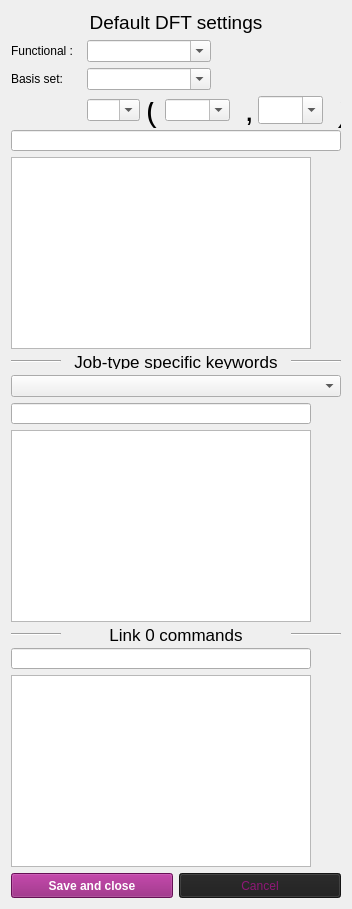
      <widget class="QWidget" name="tab_5">
       <attribute name="title">
        <string>Gaussian</string>
       </attribute>
       <layout class="QVBoxLayout" name="verticalLayout_22">
        <item>
         <layout class="QGridLayout" name="gridLayout_27">
          <item row="0" column="0">
           <spacer name="horizontalSpacer_25">
            <property name="orientation">
             <enum>Qt::Horizontal</enum>
            </property>
            <property name="sizeHint" stdset="0">
             <size>
              <width>40</width>
              <height>20</height>
             </size>
            </property>
           </spacer>
          </item>
          <item row="0" column="1">
           <widget class="QLabel" name="DFT_label_16">
            <property name="sizePolicy">
             <sizepolicy hsizetype="Expanding" vsizetype="Preferred">
              <horstretch>100</horstretch>
              <verstretch>0</verstretch>
             </sizepolicy>
            </property>
            <property name="minimumSize">
             <size>
              <width>100</width>
              <height>0</height>
             </size>
            </property>
            <property name="maximumSize">
             <size>
              <width>300</width>
              <height>31</height>
             </size>
            </property>
            <property name="font">
             <font>
              <pointsize>14</pointsize>
             </font>
            </property>
            <property name="text">
             <string>Default DFT settings</string>
            </property>
            <property name="alignment">
             <set>Qt::AlignCenter</set>
            </property>
           </widget>
          </item>
          <item row="0" column="2">
           <spacer name="horizontalSpacer_26">
            <property name="orientation">
             <enum>Qt::Horizontal</enum>
            </property>
            <property name="sizeHint" stdset="0">
             <size>
              <width>40</width>
              <height>20</height>
             </size>
            </property>
           </spacer>
          </item>
         </layout>
        </item>
        <item>
         <layout class="QGridLayout" name="gridLayout_28">
          <item row="0" column="0">
           <widget class="QLabel" name="funct_label_6">
            <property name="minimumSize">
             <size>
              <width>70</width>
              <height>0</height>
             </size>
            </property>
            <property name="maximumSize">
             <size>
              <width>70</width>
              <height>16777215</height>
             </size>
            </property>
            <property name="text">
             <string>Functional :</string>
            </property>
           </widget>
          </item>
          <item row="0" column="1">
           <widget class="QComboBox" name="comboBox_funct_gauss">
            <property name="minimumSize">
             <size>
              <width>100</width>
              <height>0</height>
             </size>
            </property>
            <property name="maximumSize">
             <size>
              <width>16777215</width>
              <height>16777215</height>
             </size>
            </property>
            <property name="editable">
             <bool>true</bool>
            </property>
           </widget>
          </item>
          <item row="1" column="0">
           <widget class="QLabel" name="basis_label_6">
            <property name="minimumSize">
             <size>
              <width>70</width>
              <height>0</height>
             </size>
            </property>
            <property name="maximumSize">
             <size>
              <width>70</width>
              <height>16777215</height>
             </size>
            </property>
            <property name="text">
             <string>Basis set:</string>
            </property>
           </widget>
          </item>
          <item row="1" column="1">
           <widget class="QComboBox" name="basis1_comboBox_gauss">
            <property name="minimumSize">
             <size>
              <width>100</width>
              <height>0</height>
             </size>
            </property>
            <property name="maximumSize">
             <size>
              <width>16777215</width>
              <height>16777215</height>
             </size>
            </property>
            <property name="editable">
             <bool>true</bool>
            </property>
           </widget>
          </item>
          <item row="2" column="1" colspan="2">
           <layout class="QGridLayout" name="gridLayout_29">
            <property name="verticalSpacing">
             <number>-1</number>
            </property>
            <item row="0" column="0">
             <widget class="QComboBox" name="basis2_comboBox_gauss">
              <property name="minimumSize">
               <size>
                <width>53</width>
                <height>0</height>
               </size>
              </property>
              <property name="maximumSize">
               <size>
                <width>53</width>
                <height>16777215</height>
               </size>
              </property>
              <property name="editable">
               <bool>true</bool>
              </property>
             </widget>
            </item>
            <item row="0" column="1">
             <widget class="QLabel" name="label_14">
              <property name="minimumSize">
               <size>
                <width>13</width>
                <height>26</height>
               </size>
              </property>
              <property name="maximumSize">
               <size>
                <width>13</width>
                <height>16</height>
               </size>
              </property>
              <property name="font">
               <font>
                <pointsize>24</pointsize>
               </font>
              </property>
              <property name="text">
               <string>(</string>
              </property>
              <property name="alignment">
               <set>Qt::AlignBottom|Qt::AlignLeading|Qt::AlignLeft</set>
              </property>
             </widget>
            </item>
            <item row="0" column="2">
             <widget class="QComboBox" name="basis3_comboBox_gauss">
              <property name="sizePolicy">
               <sizepolicy hsizetype="Fixed" vsizetype="Fixed">
                <horstretch>0</horstretch>
                <verstretch>0</verstretch>
               </sizepolicy>
              </property>
              <property name="minimumSize">
               <size>
                <width>65</width>
                <height>0</height>
               </size>
              </property>
              <property name="maximumSize">
               <size>
                <width>65</width>
                <height>16777215</height>
               </size>
              </property>
              <property name="editable">
               <bool>true</bool>
              </property>
             </widget>
            </item>
            <item row="0" column="3">
             <widget class="QLabel" name="label_15">
              <property name="minimumSize">
               <size>
                <width>16</width>
                <height>26</height>
               </size>
              </property>
              <property name="maximumSize">
               <size>
                <width>16</width>
                <height>16</height>
               </size>
              </property>
              <property name="font">
               <font>
                <pointsize>24</pointsize>
               </font>
              </property>
              <property name="text">
               <string> ,</string>
              </property>
              <property name="alignment">
               <set>Qt::AlignBottom|Qt::AlignLeading|Qt::AlignLeft</set>
              </property>
             </widget>
            </item>
            <item row="0" column="4">
             <widget class="QComboBox" name="basis4_comboBox_gauss">
              <property name="sizePolicy">
               <sizepolicy hsizetype="Fixed" vsizetype="Fixed">
                <horstretch>0</horstretch>
                <verstretch>0</verstretch>
               </sizepolicy>
              </property>
              <property name="minimumSize">
               <size>
                <width>65</width>
                <height>0</height>
               </size>
              </property>
              <property name="maximumSize">
               <size>
                <width>51</width>
                <height>16777215</height>
               </size>
              </property>
              <property name="font">
               <font>
                <pointsize>13</pointsize>
               </font>
              </property>
              <property name="editable">
               <bool>true</bool>
              </property>
             </widget>
            </item>
            <item row="0" column="5">
             <widget class="QLabel" name="label_16">
              <property name="minimumSize">
               <size>
                <width>12</width>
                <height>26</height>
               </size>
              </property>
              <property name="maximumSize">
               <size>
                <width>12</width>
                <height>16</height>
               </size>
              </property>
              <property name="font">
               <font>
                <pointsize>24</pointsize>
               </font>
              </property>
              <property name="text">
               <string> )</string>
              </property>
              <property name="alignment">
               <set>Qt::AlignBottom|Qt::AlignLeading|Qt::AlignLeft</set>
              </property>
             </widget>
            </item>
           </layout>
          </item>
         </layout>
        </item>
        <item>
         <widget class="QLineEdit" name="additionalKeys1_gauss">
          <property name="minimumSize">
           <size>
            <width>190</width>
            <height>21</height>
           </size>
          </property>
          <property name="maximumSize">
           <size>
            <width>16777215</width>
            <height>21</height>
           </size>
          </property>
          <property name="font">
           <font>
            <italic>true</italic>
           </font>
          </property>
          <property name="text">
           <string/>
          </property>
         </widget>
        </item>
        <item>
         <layout class="QHBoxLayout" name="horizontalLayout_20">
          <item>
           <widget class="QListWidget" name="add_DFT_list1_gauss">
            <property name="minimumSize">
             <size>
              <width>190</width>
              <height>50</height>
             </size>
            </property>
            <property name="maximumSize">
             <size>
              <width>16777215</width>
              <height>200</height>
             </size>
            </property>
           </widget>
          </item>
          <item>
           <layout class="QVBoxLayout" name="verticalLayout_29">
            <item>
             <widget class="QPushButton" name="add_1_gauss">
              <property name="minimumSize">
               <size>
                <width>24</width>
                <height>24</height>
               </size>
              </property>
              <property name="maximumSize">
               <size>
                <width>24</width>
                <height>24</height>
               </size>
              </property>
              <property name="text">
               <string/>
              </property>
              <property name="icon">
               <iconset>
                <normaloff>:/24x24/resources/icons/arrow-plus.png</normaloff>:/24x24/resources/icons/arrow-plus.png</iconset>
              </property>
              <property name="iconSize">
               <size>
                <width>24</width>
                <height>24</height>
               </size>
              </property>
              <property name="flat">
               <bool>true</bool>
              </property>
             </widget>
            </item>
            <item>
             <widget class="QPushButton" name="del_1_gauss">
              <property name="minimumSize">
               <size>
                <width>24</width>
                <height>24</height>
               </size>
              </property>
              <property name="maximumSize">
               <size>
                <width>24</width>
                <height>24</height>
               </size>
              </property>
              <property name="text">
               <string/>
              </property>
              <property name="icon">
               <iconset>
                <normaloff>:/24x24/resources/icons/arrow-minus.png</normaloff>:/24x24/resources/icons/arrow-minus.png</iconset>
              </property>
              <property name="iconSize">
               <size>
                <width>24</width>
                <height>24</height>
               </size>
              </property>
              <property name="flat">
               <bool>true</bool>
              </property>
             </widget>
            </item>
           </layout>
          </item>
         </layout>
        </item>
        <item>
         <layout class="QHBoxLayout" name="horizontalLayout_22">
          <item>
           <widget class="Line" name="line_31">
            <property name="minimumSize">
             <size>
              <width>50</width>
              <height>0</height>
             </size>
            </property>
            <property name="maximumSize">
             <size>
              <width>50</width>
              <height>16777215</height>
             </size>
            </property>
            <property name="orientation">
             <enum>Qt::Horizontal</enum>
            </property>
           </widget>
          </item>
          <item>
           <widget class="QLabel" name="DFT_label_18">
            <property name="sizePolicy">
             <sizepolicy hsizetype="Expanding" vsizetype="Preferred">
              <horstretch>150</horstretch>
              <verstretch>0</verstretch>
             </sizepolicy>
            </property>
            <property name="minimumSize">
             <size>
              <width>120</width>
              <height>0</height>
             </size>
            </property>
            <property name="maximumSize">
             <size>
              <width>300</width>
              <height>14</height>
             </size>
            </property>
            <property name="font">
             <font>
              <pointsize>13</pointsize>
             </font>
            </property>
            <property name="text">
             <string>Job-type specific keywords</string>
            </property>
            <property name="alignment">
             <set>Qt::AlignCenter</set>
            </property>
           </widget>
          </item>
          <item>
           <widget class="Line" name="line_32">
            <property name="minimumSize">
             <size>
              <width>50</width>
              <height>0</height>
             </size>
            </property>
            <property name="maximumSize">
             <size>
              <width>50</width>
              <height>16777215</height>
             </size>
            </property>
            <property name="orientation">
             <enum>Qt::Horizontal</enum>
            </property>
           </widget>
          </item>
         </layout>
        </item>
        <item>
         <layout class="QVBoxLayout" name="verticalLayout_25">
          <item>
           <widget class="QComboBox" name="job_type_comboBox_gauss">
            <property name="minimumSize">
             <size>
              <width>100</width>
              <height>0</height>
             </size>
            </property>
            <property name="maximumSize">
             <size>
              <width>16777215</width>
              <height>16777215</height>
             </size>
            </property>
            <property name="editable">
             <bool>false</bool>
            </property>
           </widget>
          </item>
          <item>
           <layout class="QGridLayout" name="gridLayout_33">
            <item row="0" column="0">
             <widget class="QLineEdit" name="additionalKeys2_gauss">
              <property name="minimumSize">
               <size>
                <width>190</width>
                <height>21</height>
               </size>
              </property>
              <property name="maximumSize">
               <size>
                <width>16777215</width>
                <height>21</height>
               </size>
              </property>
              <property name="font">
               <font>
                <italic>true</italic>
               </font>
              </property>
              <property name="text">
               <string/>
              </property>
             </widget>
            </item>
            <item row="1" column="0">
             <widget class="QListWidget" name="add_DFT_list2_gauss_2">
              <property name="minimumSize">
               <size>
                <width>190</width>
                <height>50</height>
               </size>
              </property>
              <property name="maximumSize">
               <size>
                <width>16777215</width>
                <height>16777215</height>
               </size>
              </property>
             </widget>
            </item>
            <item row="1" column="1">
             <layout class="QVBoxLayout" name="verticalLayout_26">
              <item>
               <widget class="QPushButton" name="add_2_gauss">
                <property name="minimumSize">
                 <size>
                  <width>24</width>
                  <height>24</height>
                 </size>
                </property>
                <property name="maximumSize">
                 <size>
                  <width>24</width>
                  <height>24</height>
                 </size>
                </property>
                <property name="text">
                 <string/>
                </property>
                <property name="icon">
                 <iconset>
                  <normaloff>:/24x24/resources/icons/arrow-plus.png</normaloff>:/24x24/resources/icons/arrow-plus.png</iconset>
                </property>
                <property name="iconSize">
                 <size>
                  <width>24</width>
                  <height>24</height>
                 </size>
                </property>
                <property name="flat">
                 <bool>true</bool>
                </property>
               </widget>
              </item>
              <item>
               <widget class="QPushButton" name="del_2_gauss">
                <property name="minimumSize">
                 <size>
                  <width>24</width>
                  <height>24</height>
                 </size>
                </property>
                <property name="maximumSize">
                 <size>
                  <width>24</width>
                  <height>24</height>
                 </size>
                </property>
                <property name="text">
                 <string/>
                </property>
                <property name="icon">
                 <iconset>
                  <normaloff>:/24x24/resources/icons/arrow-minus.png</normaloff>:/24x24/resources/icons/arrow-minus.png</iconset>
                </property>
                <property name="iconSize">
                 <size>
                  <width>24</width>
                  <height>24</height>
                 </size>
                </property>
                <property name="flat">
                 <bool>true</bool>
                </property>
               </widget>
              </item>
             </layout>
            </item>
           </layout>
          </item>
         </layout>
        </item>
        <item>
         <layout class="QHBoxLayout" name="horizontalLayout_23">
          <item>
           <widget class="Line" name="line_33">
            <property name="minimumSize">
             <size>
              <width>50</width>
              <height>0</height>
             </size>
            </property>
            <property name="maximumSize">
             <size>
              <width>50</width>
              <height>16777215</height>
             </size>
            </property>
            <property name="orientation">
             <enum>Qt::Horizontal</enum>
            </property>
           </widget>
          </item>
          <item>
           <widget class="QLabel" name="DFT_label_19">
            <property name="sizePolicy">
             <sizepolicy hsizetype="Expanding" vsizetype="Preferred">
              <horstretch>150</horstretch>
              <verstretch>0</verstretch>
             </sizepolicy>
            </property>
            <property name="minimumSize">
             <size>
              <width>120</width>
              <height>0</height>
             </size>
            </property>
            <property name="maximumSize">
             <size>
              <width>300</width>
              <height>14</height>
             </size>
            </property>
            <property name="font">
             <font>
              <pointsize>13</pointsize>
             </font>
            </property>
            <property name="text">
             <string>Link 0 commands</string>
            </property>
            <property name="alignment">
             <set>Qt::AlignCenter</set>
            </property>
           </widget>
          </item>
          <item>
           <widget class="Line" name="line_34">
            <property name="minimumSize">
             <size>
              <width>50</width>
              <height>0</height>
             </size>
            </property>
            <property name="maximumSize">
             <size>
              <width>50</width>
              <height>16777215</height>
             </size>
            </property>
            <property name="orientation">
             <enum>Qt::Horizontal</enum>
            </property>
           </widget>
          </item>
         </layout>
        </item>
        <item>
         <layout class="QVBoxLayout" name="verticalLayout_27">
          <item>
           <layout class="QGridLayout" name="gridLayout_34">
            <item row="0" column="0">
             <widget class="QLineEdit" name="additionalKeys3_gauss">
              <property name="minimumSize">
               <size>
                <width>190</width>
                <height>21</height>
               </size>
              </property>
              <property name="maximumSize">
               <size>
                <width>16777215</width>
                <height>21</height>
               </size>
              </property>
              <property name="font">
               <font>
                <italic>true</italic>
               </font>
              </property>
              <property name="text">
               <string/>
              </property>
             </widget>
            </item>
            <item row="1" column="0">
             <widget class="QListWidget" name="add_DFT_list3_gauss">
              <property name="minimumSize">
               <size>
                <width>190</width>
                <height>50</height>
               </size>
              </property>
              <property name="maximumSize">
               <size>
                <width>16777215</width>
                <height>16777215</height>
               </size>
              </property>
             </widget>
            </item>
            <item row="1" column="1">
             <layout class="QVBoxLayout" name="verticalLayout_28">
              <item>
               <widget class="QPushButton" name="add_3_gauss">
                <property name="minimumSize">
                 <size>
                  <width>24</width>
                  <height>24</height>
                 </size>
                </property>
                <property name="maximumSize">
                 <size>
                  <width>24</width>
                  <height>24</height>
                 </size>
                </property>
                <property name="text">
                 <string/>
                </property>
                <property name="icon">
                 <iconset>
                  <normaloff>:/24x24/resources/icons/arrow-plus.png</normaloff>:/24x24/resources/icons/arrow-plus.png</iconset>
                </property>
                <property name="iconSize">
                 <size>
                  <width>24</width>
                  <height>24</height>
                 </size>
                </property>
                <property name="flat">
                 <bool>true</bool>
                </property>
               </widget>
              </item>
              <item>
               <widget class="QPushButton" name="del_3_gauss">
                <property name="minimumSize">
                 <size>
                  <width>24</width>
                  <height>24</height>
                 </size>
                </property>
                <property name="maximumSize">
                 <size>
                  <width>24</width>
                  <height>24</height>
                 </size>
                </property>
                <property name="text">
                 <string/>
                </property>
                <property name="icon">
                 <iconset>
                  <normaloff>:/24x24/resources/icons/arrow-minus.png</normaloff>:/24x24/resources/icons/arrow-minus.png</iconset>
                </property>
                <property name="iconSize">
                 <size>
                  <width>24</width>
                  <height>24</height>
                 </size>
                </property>
                <property name="flat">
                 <bool>true</bool>
                </property>
               </widget>
              </item>
             </layout>
            </item>
           </layout>
          </item>
         </layout>
        </item>
        <item>
         <layout class="QHBoxLayout" name="horizontalLayout_24">
          <item>
           <widget class="QPushButton" name="save_button_2">
            <property name="minimumSize">
             <size>
              <width>100</width>
              <height>25</height>
             </size>
            </property>
            <property name="maximumSize">
             <size>
              <width>16777215</width>
              <height>16777215</height>
             </size>
            </property>
            <property name="font">
             <font>
              <weight>75</weight>
              <bold>true</bold>
             </font>
            </property>
            <property name="styleSheet">
             <string notr="true">QPushButton {
     background-color: rgb(143, 23, 119);
       color: white;
 }
 QPushButton:hover{
 background-color:rgb(143, 23, 119);
 border-style: outset;
 border-width: 0px;
 /*border-color: rgb(12, 103, 213);*/
 }
 QPushButton:pressed
 {
 /*background-color:rgb(17, 145, 255);
  color: black*/
  background-color: rgb(42, 42, 42);
 }
 QListWidget{
 background-color: rgb(20,20,20);
 border:None;
 margin-top:0px;
 margin-left:0px;
 margin-right:0px;
 }</string>
            </property>
            <property name="text">
             <string>Save and close</string>
            </property>
           </widget>
          </item>
          <item>
           <widget class="QPushButton" name="cancel_button_3">
            <property name="minimumSize">
             <size>
              <width>100</width>
              <height>25</height>
             </size>
            </property>
            <property name="maximumSize">
             <size>
              <width>16777215</width>
              <height>25</height>
             </size>
            </property>
            <property name="styleSheet">
             <string notr="true">

QPushButton {
	/*background-color:rgb(98, 114, 164);*/
	background-color: rgb(30,30,30);
	color: rgb(143,23,119);
	

}

QPushButton:hover
{
   	background-color: rgb(40, 40, 40);
	/*color:rgb(20,20,20);*/
	border-style: outset;
	border-width: 2px;
	border-color: rgb(143,23,119);

}
QPushButton:pressed
{
	color: rgb(143, 23, 119);
	background-color: rgb(20, 20, 20);
}
</string>
            </property>
            <property name="text">
             <string>Cancel</string>
            </property>
           </widget>
          </item>
         </layout>
        </item>
       </layout>
      </widget>
